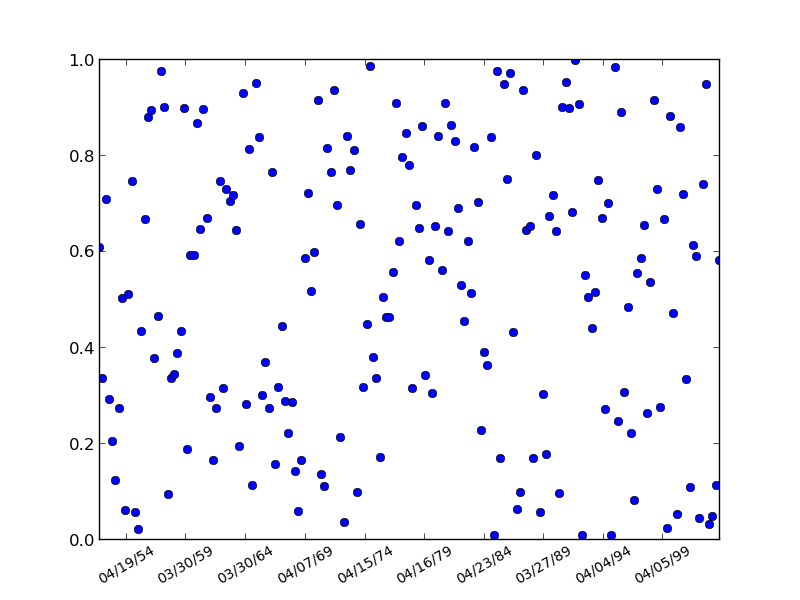

The script that saved this image:
#!/usr/bin/env python
"""
Show how to use an rrule instance to make a custom date ticker - here
we put a tick mark on every 5th easter

See https://moin.conectiva.com.br/DateUtil for help with rrules
"""
from pylab import *
from matplotlib.dates import YEARLY, DateFormatter, rrulewrapper, RRuleLocator, drange
import datetime

# tick every 5th easter
rule = rrulewrapper(YEARLY, byeaster=1, interval=5)
loc = RRuleLocator(rule)
formatter = DateFormatter('%m/%d/%y')
date1 = datetime.date( 1952, 1, 1 )
date2 = datetime.date( 2004, 4, 12 )
delta = datetime.timedelta(days=100)

dates = drange(date1, date2, delta)
s = rand(len(dates)) # make up some random y values


ax = subplot(111)
plot_date(dates, s)
ax.xaxis.set_major_locator(loc)
ax.xaxis.set_major_formatter(formatter)
labels = ax.get_xticklabels()
setp(labels, rotation=30, fontsize=10)

#show()
savefig('scatter.png')
